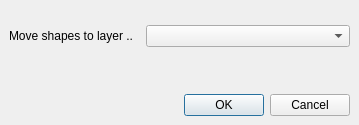
<ui version="4.0" >
 <class>ChangeLayerOptionsDialog</class>
 <widget class="QDialog" name="ChangeLayerOptionsDialog" >
  <property name="geometry" >
   <rect>
    <x>0</x>
    <y>0</y>
    <width>359</width>
    <height>125</height>
   </rect>
  </property>
  <property name="windowTitle" >
   <string>Change Layer</string>
  </property>
  <layout class="QGridLayout" >
   <property name="margin" >
    <number>9</number>
   </property>
   <property name="spacing" >
    <number>6</number>
   </property>
   <item row="0" column="1" >
    <spacer>
     <property name="orientation" >
      <enum>Qt::Vertical</enum>
     </property>
     <property name="sizeType" >
      <enum>QSizePolicy::Fixed</enum>
     </property>
     <property name="sizeHint" >
      <size>
       <width>20</width>
       <height>16</height>
      </size>
     </property>
    </spacer>
   </item>
   <item row="1" column="1" >
    <widget class="QComboBox" name="target_cbx" >
     <property name="sizePolicy" >
      <sizepolicy>
       <hsizetype>7</hsizetype>
       <vsizetype>0</vsizetype>
       <horstretch>0</horstretch>
       <verstretch>0</verstretch>
      </sizepolicy>
     </property>
    </widget>
   </item>
   <item row="1" column="0" >
    <widget class="QLabel" name="label" >
     <property name="text" >
      <string>Move shapes to layer ..  </string>
     </property>
    </widget>
   </item>
   <item row="2" column="1" >
    <spacer>
     <property name="orientation" >
      <enum>Qt::Vertical</enum>
     </property>
     <property name="sizeHint" >
      <size>
       <width>100</width>
       <height>51</height>
      </size>
     </property>
    </spacer>
   </item>
   <item row="3" column="0" colspan="2" >
    <widget class="QDialogButtonBox" name="buttonBox" >
     <property name="orientation" >
      <enum>Qt::Horizontal</enum>
     </property>
     <property name="standardButtons" >
      <set>QDialogButtonBox::Cancel|QDialogButtonBox::NoButton|QDialogButtonBox::Ok</set>
     </property>
    </widget>
   </item>
  </layout>
 </widget>
 <tabstops>
  <tabstop>target_cbx</tabstop>
  <tabstop>buttonBox</tabstop>
 </tabstops>
 <resources/>
 <connections>
  <connection>
   <sender>buttonBox</sender>
   <signal>accepted()</signal>
   <receiver>ChangeLayerOptionsDialog</receiver>
   <slot>accept()</slot>
   <hints>
    <hint type="sourcelabel" >
     <x>248</x>
     <y>254</y>
    </hint>
    <hint type="destinationlabel" >
     <x>157</x>
     <y>274</y>
    </hint>
   </hints>
  </connection>
  <connection>
   <sender>buttonBox</sender>
   <signal>rejected()</signal>
   <receiver>ChangeLayerOptionsDialog</receiver>
   <slot>reject()</slot>
   <hints>
    <hint type="sourcelabel" >
     <x>316</x>
     <y>260</y>
    </hint>
    <hint type="destinationlabel" >
     <x>286</x>
     <y>274</y>
    </hint>
   </hints>
  </connection>
 </connections>
</ui>
